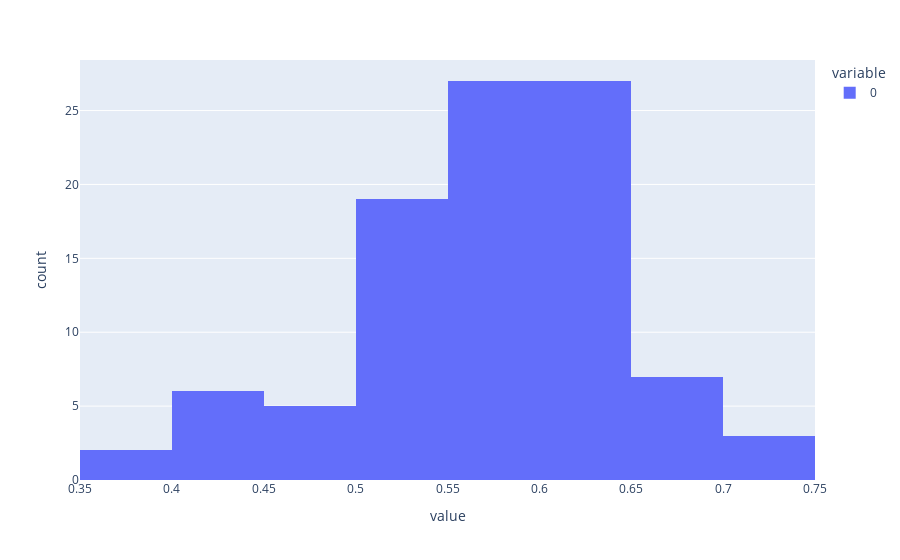

Here is the notebook cell this chart was saved with:
### Code cell
# what about how many patients each provider sees 
outcomesxprovider = data.groupby("servicing_provider_id").outcome.count()
# lets look at this with respect to proportion of patients that fail
outcomes_prop_xprovider = outcomesxprovider.values / patientsxprovider.values
fig = px.histogram(outcomes_prop_xprovider)
fig.show()
# proportion of patients that fail is normally distributed, maybe slightly skewed left
fig_path = os.path.join(output_dir, "outcomesxprovider.png")
pio.write_image(fig, fig_path)

### Figure 1 — Plotly figure (JSON) as saved in the notebook; plotly's stock layout.template omitted (floating-point values rounded to 4 significant figures)
{"data": [{"bingroup": "x", "hovertemplate": "variable=0<br>value=%{x}<br>count=%{y}<extra></extra>", "legendgroup": "0", "marker": {"color": "#636efa", "pattern": {"shape": ""}}, "name": "0", "orientation": "v", "showlegend": true, "type": "histogram", "x": [0.5652, 0.6667, 0.5814, 0.5526, 0.4186, 0.5769, 0.5789, 0.6458, 0.6111, 0.6061, 0.5333, 0.5532, 0.6042, 0.6071, 0.5532, 0.6087, 0.5625, 0.6207, 0.5909, 0.6944, 0.6481, 0.4318, 0.5306, 0.5, 0.5682, 0.5306, 0.617, 0.5306, 0.5814, 0.619, 0.5854, 0.525, 0.6087, 0.5455, 0.6596, 0.6, 0.5319, 0.4918, 0.6964, 0.5556, 0.55, 0.5385, 0.5102, 0.6346, 0.4894, 0.6042, 0.5106, 0.7045, 0.6087, 0.5417, 0.5581, 0.5581, 0.6136, 0.575, 0.6, 0.6327, 0.7234, 0.5957, 0.5, 0.5349, 0.6111, 0.6389, 0.5625, 0.4792, 0.3721, 0.3778, 0.6, 0.614, 0.5135, 0.6538, 0.5556, 0.5122, 0.551, 0.6383, 0.6098, 0.6364, 0.5, 0.4318, 0.4043, 0.5349, 0.5714, 0.5581, 0.6512, 0.4255, 0.5882, 0.5667, 0.5556, 0.5581, 0.4318, 0.5472, 0.641, 0.4634, 0.7045, 0.6727, 0.6, 0.4902], "xaxis": "x", "yaxis": "y"}], "layout": {"barmode": "relative", "legend": {"title": {"text": "variable"}, "tracegroupgap": 0}, "margin": {"t": 60}, "xaxis": {"anchor": "y", "domain": [0, 1], "title": {"text": "value"}}, "yaxis": {"anchor": "x", "domain": [0, 1], "title": {"text": "count"}}}}
